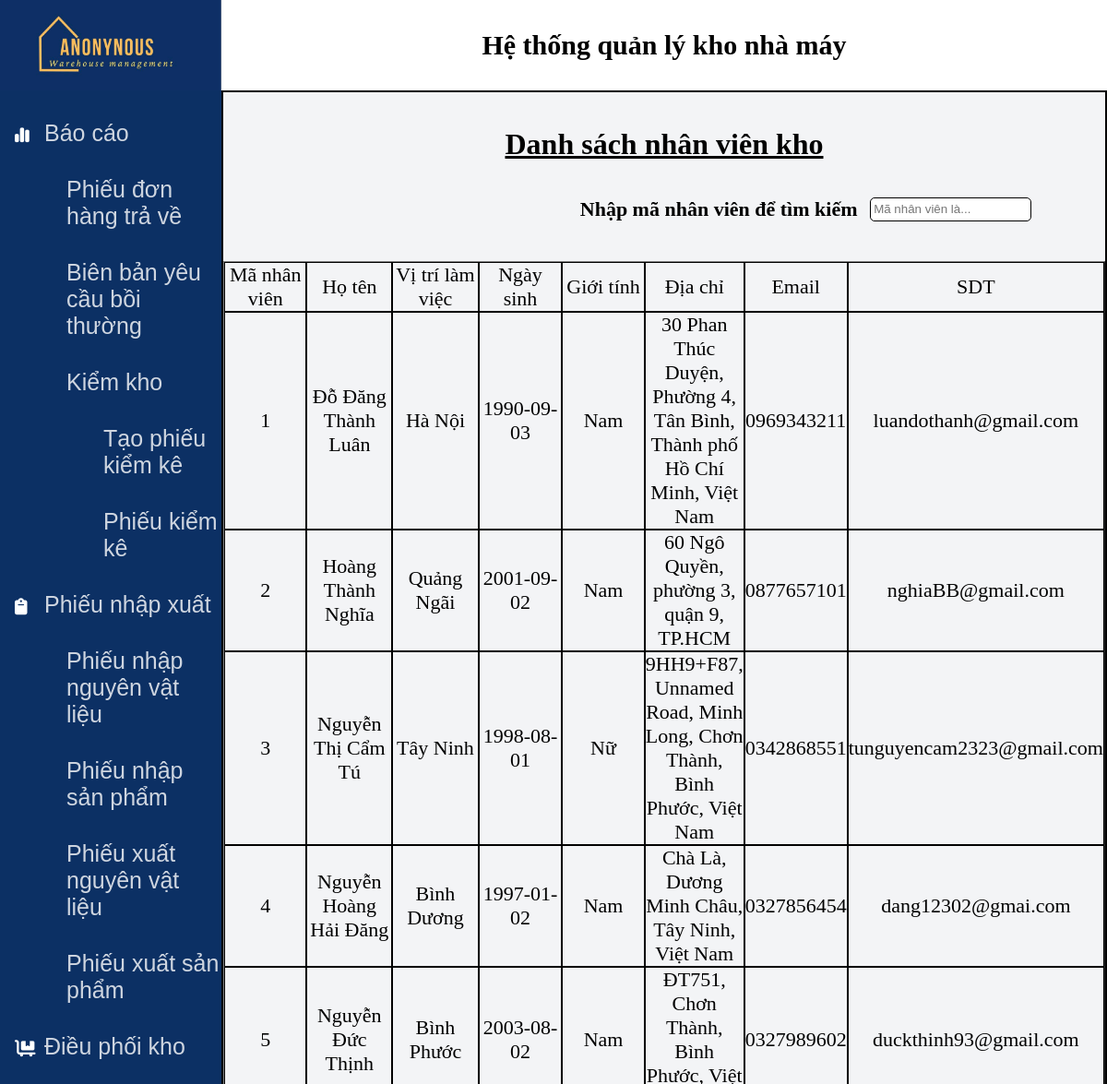
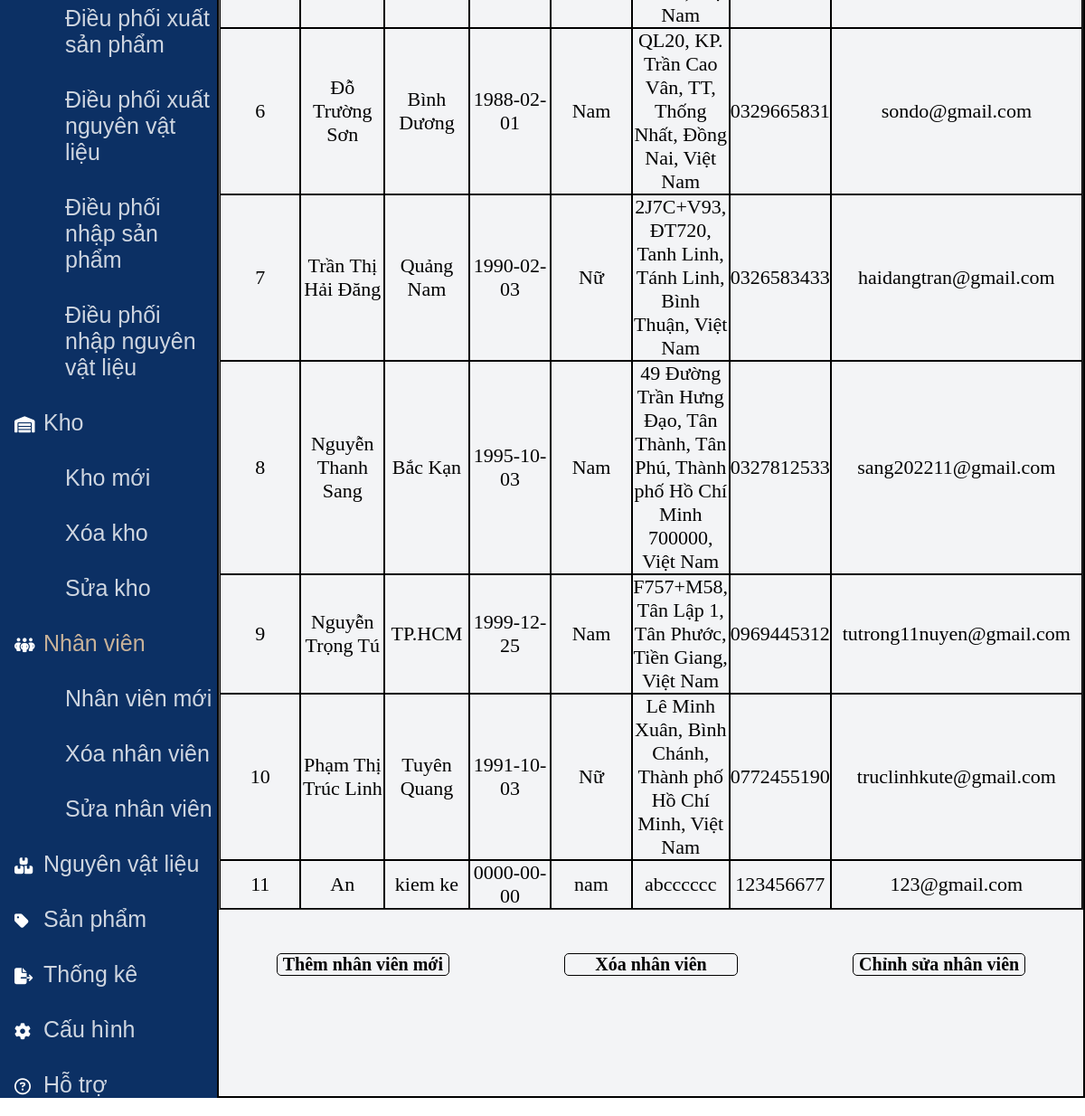
Screenshot of /dsNhanVien.php with the database file from the repository (2 pictures, top to bottom).
### tables this page shows
CREATE TABLE `nhanvienkho` (
  `MaNhanVien` int(11) NOT NULL,
  `HoTen` varchar(255) NOT NULL,
  `ViTriLamViec` varchar(255) NOT NULL,
  `NgaySinh` date NOT NULL,
  `GioiTinh` varchar(10) NOT NULL,
  `DiaChi` varchar(255) NOT NULL,
  `SDT` varchar(20) NOT NULL,
  `Email` varchar(255) NOT NULL
);

### dsNhanVien.php (the view, shortened to what this page needs)
<?php
$mysqli = new mysqli("localhost","root","","nhom2_qlkho");
?>
<?php
    $sql_LietKe_nvKho = "SELECT * FROM nhanvienkho ORDER BY MaNhanVien ASC";
    $row_LietKe_nvKho = mysqli_query($mysqli,$sql_LietKe_nvKho);
?>
<!DOCTYPE html>
<html lang="en">
<head>
    <link rel="stylesheet" href="static/css/styles.css">
</head>
<body>
    <div class="header">
        <div class="header_inner">
            <div class="header_left">
                <a href="index.php"><img src="static/img/logo2.jpg" alt=""></a>
            </div>
            <div class="header_right">
                <h2>Hệ thống quản lý kho nhà máy</h2>
            </div>
        </div>
    </div>
    <div class="body_section">
        <div class="body_section_inner">
            <div class="body_section_inner_left">
            <div class="navbar">
                    <ul>
                        <li><i class="fa-solid fa-chart-simple"></i><a href="#">Báo cáo</a></li>
                            <ul class="navbar_fix1">
                                <li><a href="index.php?page_layout=phieudonhangtrave">Phiếu đơn hàng trả về</a></li>
                                <li><a href="index.php?page_layout=bienbanyeucauboithuong">Biên bản yêu cầu bồi thường</a></li>
                                <li><a href="index.php?page_layout=phieukiemke">Kiểm kho</a></li>
                                    <ul class="navbar_fix2">
                                        <li><a href="index.php?page_layout=taophieukiemke">Tạo phiếu kiểm kê</a></li>
                                        <li><a href="index.php?page_layout=phieukiemke">Phiếu kiểm kê</a></li>
                                    </ul>
                            </ul>
                        <li><i class="fa-solid fa-clipboard"></i><a href="index.php?page_layout=phieunhapxuat">Phiếu nhập xuất</a></li>
                        <ul class="navbar_fix1">
                            <li><a href="index.php?page_layout=phieunhapnvl">Phiếu nhập nguyên vật liệu</a></li>
                            <li><a href="index.php?page_layout=phieunhapsp">Phiếu nhập sản phẩm</a></li>
                            <li><a href="index.php?page_layout=phieuxuatnvl">Phiếu xuất nguyên vật liệu</a></li>
                            <li><a href="index.php?page_layout=phieuxuatsp">Phiếu xuất sản phẩm</a></li>
                        </ul>
                        <li><i class="fa-solid fa-cart-flatbed"></i><a href="#">Điều phối kho</a></li>
                        <ul class="navbar_fix1">
                            <li><a href="index.php?page_layout=dieuphoixuatsp">Điều phối xuất sản phẩm</a></li>
                            <li><a href="index.php?page_layout=dieuphoixuatnvl">Điều phối xuất nguyên vật liệu</a></li>
                            <li><a href="index.php?page_layout=dieuphoinhapsp">Điều phối nhập sản phẩm</a></li>
                            <li><a href="index.php?page_layout=dieuphoinhapnvl">Điều phối nhập nguyên vật liệu</a></li>
                        </ul>
                        <li><i class="fa-solid fa-warehouse"></i><a href="index.php?page_layout=danhsachkho">Kho</a></li>
                            <ul class="navbar_fix1">
                                <li><a href="index.php?page_layout=themkhomoi">Kho mới</a></li>
                                <li><a href="index.php?page_layout=xoakho">Xóa kho</a></li>
                                <li><a href="index.php?page_layout=suakho">Sửa kho</a></li>
                            </ul>
                        <li><i class="fa-solid fa-people-group"></i><a href="index.php?page_layout=danhsachnhanvien"  id="color_highlight">Nhân viên</a></li>
                            <ul class="navbar_fix1">
                                <li><a href="index.php?page_layout=themnhanvien">Nhân viên mới</a></li>
                                <li><a href="index.php?page_layout=xoanhanvien">Xóa nhân viên</a></li>
                                <li><a href="index.php?page_layout=suanhanvien">Sửa nhân viên</a></li>
                            </ul>
                        <li><i class="fa-solid fa-boxes-stacked"></i><a href="index.php?page_layout=danhsachnguyenvatlieu">Nguyên vật liệu</a></li>
                        <li><i class="fa-solid fa-tag"></i><a href="index.php?page_layout=timkiemsanpham">Sản phẩm</a></li>
                        <li><i class="fa-solid fa-file-export"></i><a href="index.php?page_layout=thongke">Thống kê</a></li>
                        <li><i class="fa-solid fa-gear"></i></i><a href="#">Cấu hình</a></li>
                        <li><i class="fa-regular fa-circle-question"></i><a href="#">Hỗ trợ</a></li>
                    </ul>
                </div>
            </div>
            <div class="body_section_inner_right">
                    <div class="text_inner_right">
                        <h1>Danh sách nhân viên kho</h1>
                    </div>
                    <div class="search_employee">
                        <div class="search_employee_inner">
                            <h3>Nhập mã nhân viên để tìm kiếm</h3>
                            <input type="text" placeholder="Mã nhân viên là...">
                        </div>
                    </div>
                    <table border="1" cellspacing="0" class="employee_table">
                        <thead>
                            <tr>
                                <td>Mã nhân viên</td>
                                <td>Họ tên</td>
                                <td>Vị trí làm việc</td>
                                <td>Ngày sinh</td>
                                <td>Giới tính</td>
                                <td>Địa chỉ</td>
                                <td>Email</td>
                                <td>SDT</td>
                            </tr>
                        </thead>
                        <?php
                            while($row = mysqli_fetch_array($row_LietKe_nvKho)){
                        ?>
                            <tbody>
                                <tr>
                                    <td><?php echo $row['MaNhanVien']; ?></td>
                                    <td><?php echo $row['HoTen']; ?></td>
                                    <td><?php echo $row['ViTriLamViec']; ?></td>
                                    <td><?php echo $row['NgaySinh']; ?></td>
                                    <td><?php echo $row['GioiTinh']; ?></td>
                                    <td><?php echo $row['DiaChi']; ?></td>
                                    <td><?php echo $row['SDT']; ?></td>
                                    <td><?php echo $row['Email']; ?></td>
                                </tr>
                            </tbody>
                        <?php
                            }
                        ?>
                    </table>
                    <div class="employee_function">
                        <div class="employee_function_inner">
                            <a href="index.php?page_layout=themnhanvien">Thêm nhân viên mới</a>
                            <a href="index.php?page_layout=xoanhanvien">Xóa nhân viên</a>
                            <a href="index.php?page_layout=suanhanvien">Chỉnh sửa nhân viên</a>
                        </div>
                    </div>
            </div>
        </div>
    </div>
</body>
</html>

### static/css/styles.css (style rules this page uses)
* { box-sizing: border-box; margin: 0; padding: 0; }
.header { width: 100%; }
.header_inner { width: 100%; height: auto; display: inline-flex; justify-content: space-between; }
.header_left { width: 20%; height: auto; }
.header_left img { width: 100%; height:100%; }
.header_right { width: 80%; height: auto; }
.header_right h2 { font-size: 30px; text-align: center; display: flex; justify-content: center; align-items: center; height: 100%; width: 100%; }
.body_section { width: 100%; margin-top: -4px; }
.body_section_inner { width: 100%; display: inline-flex; justify-content: space-evenly; }
.body_section_inner_left { width: 20%; height: auto; background-color: #0c3064; }
.navbar { width: 100%; height: auto; }
.navbar li { width: 100%; height: auto; padding-top: 2rem; list-style: none; }
.navbar li a { padding-left: 2rem; font-size: 25px; text-decoration: none; font-family: 'Raleway',sans-serif; cursor: pointer; color: #fff; opacity: 0.8; z-index: 1; }
.body_section_inner_right { width: 80%; height: auto; background-color: #f3f4f6; border: 2px solid black; }
.navbar_fix1 li,.navbar_fix2 li { width: 100%; height: auto; padding-top: 2rem; list-style: none; }
.navbar_fix1 li a { padding-left: 4.5rem; font-size: 25px; text-decoration: none; font-family: 'Raleway',sans-serif; cursor: pointer; color: #fff; opacity: 0.8; z-index: 1; display: flex; }
i { text-decoration: none; cursor: pointer; font-size: 18px; color: white; padding-left: 1rem; width:5%; }
.navbar_fix2 li a { padding-left: 7rem; font-size: 25px; text-decoration: none; font-family: 'Raleway',sans-serif; cursor: pointer; color: #fff; opacity: 0.8; z-index: 1; display: flex; }
#color_highlight { color: rgb(248, 211, 167); }
.text_inner_right { width: 100%; height: 5%; }
.text_inner_right h1 { display: flex; justify-content: center; align-items: center; height: 100%; width: 100%; font-family: 'Times New Roman', Times, serif; font-weight: 600; padding: 0; text-decoration: underline; }
.search_employee { width: 100%; height: 3%; }
.search_employee_inner { width: 100%; display: inline-flex; justify-content: right; padding-right: 5em; }
.search_employee_inner h3 { font-size: 22px; font-family: 'Times New Roman', Times, serif }
.search_employee_inner input { margin-left: 1em; width: 20%; padding-left: 0.25em; border: 1px solid black; border-radius: 5px; }
.employee_table { width: 100%; height: auto; }
.employee_table td { width: 10%; }
.employee_table td { text-align: center; font-size: 22px; }
.employee_function { width: 100%; height: 10%; }
.employee_function_inner { width: 100%; display: inline-flex; justify-content: space-around; height: auto; }
.employee_function_inner a { margin-top: 3rem; font-size: 20px; font-family: 'Times New Roman', Times, serif; width: 20%; border: 1px solid black; text-align: center; cursor: pointer; font-weight: 600; border-radius: 5px; z-index: 1; text-decoration: none; list-style: none; color: #000; }
.table-one, thead, th,td { border: 1px solid black; justify-content: center; text-align: center; }
table { width:100%; }

### rows the page displays
nhanvienkho: MaNhanVien "1", HoTen "Đỗ Đăng Thành Luân", ViTriLamViec "Hà Nội", NgaySinh "1990-09-03", GioiTinh "Nam", DiaChi "30 Phan Thúc Duyện, Phường 4, Tân Bình, Thành phố Hồ Chí Minh, Việt Nam", SDT "0969343211", Email "luandothanh@gmail.com"
nhanvienkho: MaNhanVien "2", HoTen "Hoàng Thành Nghĩa", ViTriLamViec "Quảng Ngãi", NgaySinh "2001-09-02", GioiTinh "Nam", DiaChi "60 Ngô Quyền, phường 3, quận 9, TP.HCM", SDT "0877657101", Email "nghiaBB@gmail.com"
nhanvienkho: MaNhanVien "3", HoTen "Nguyễn Thị Cẩm Tú", ViTriLamViec "Tây Ninh", NgaySinh "1998-08-01", GioiTinh "Nữ", DiaChi "9HH9+F87, Unnamed Road, Minh Long, Chơn Thành, Bình Phước, Việt Nam", SDT "0342868551", Email "tunguyencam2323@gmail.com"
nhanvienkho: MaNhanVien "4", HoTen "Nguyễn Hoàng Hải Đăng", ViTriLamViec "Bình Dương", NgaySinh "1997-01-02", GioiTinh "Nam", DiaChi "Chà Là, Dương Minh Châu, Tây Ninh, Việt Nam", SDT "0327856454", Email "dang12302@gmai.com"
nhanvienkho: MaNhanVien "5", HoTen "Nguyễn Đức Thịnh", ViTriLamViec "Bình Phước", NgaySinh "2003-08-02", GioiTinh "Nam", DiaChi "ĐT751, Chơn Thành, Bình Phước, Việt Nam", SDT "0327989602", Email "duckthinh93@gmail.com"
nhanvienkho: MaNhanVien "6", HoTen "Đỗ Trường Sơn", ViTriLamViec "Bình Dương", NgaySinh "1988-02-01", GioiTinh "Nam", DiaChi "QL20, KP. Trần Cao Vân, TT, Thống Nhất, Đồng Nai, Việt Nam", SDT "0329665831", Email "sondo@gmail.com"
nhanvienkho: MaNhanVien "7", HoTen "Trần Thị Hải Đăng", ViTriLamViec "Quảng Nam", NgaySinh "1990-02-03", GioiTinh "Nữ", DiaChi "2J7C+V93, ĐT720, Tanh Linh, Tánh Linh, Bình Thuận, Việt Nam", SDT "0326583433", Email "haidangtran@gmail.com"
nhanvienkho: MaNhanVien "8", HoTen "Nguyễn Thanh Sang", ViTriLamViec "Bắc Kạn", NgaySinh "1995-10-03", GioiTinh "Nam", DiaChi "49 Đường Trần Hưng Đạo, Tân Thành, Tân Phú, Thành phố Hồ Chí Minh 700000, Việt Nam", SDT "0327812533", Email "sang202211@gmail.com"
nhanvienkho: MaNhanVien "9", HoTen "Nguyễn Trọng Tú", ViTriLamViec "TP.HCM", NgaySinh "1999-12-25", GioiTinh "Nam", DiaChi "F757+M58, Tân Lập 1, Tân Phước, Tiền Giang, Việt Nam", SDT "0969445312", Email "tutrong11nuyen@gmail.com"
nhanvienkho: MaNhanVien "10", HoTen "Phạm Thị Trúc Linh", ViTriLamViec "Tuyên Quang", NgaySinh "1991-10-03", GioiTinh "Nữ", DiaChi "Lê Minh Xuân, Bình Chánh, Thành phố Hồ Chí Minh, Việt Nam", SDT "0772455190", Email "truclinhkute@gmail.com"
nhanvienkho: MaNhanVien "11", HoTen "An", ViTriLamViec "kiem ke", NgaySinh "0000-00-00", GioiTinh "nam", DiaChi "abcccccc", SDT "123456677", Email "123@gmail.com"
